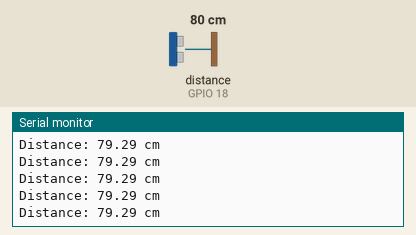
Recording of a sketch running on a simulated ESP32. On the bench: the last lines printed to the serial monitor. Wiring (inferred from the names in the program): ultrasonic range finder: trigger GPIO 5; echo GPIO 18. Inputs (shaded band) come from the test bench; at power-on: distance to the obstacle (sensor on GPIO 18) 80 cm. The echo pulse lasts 58.3 µs per cm.

Above: at 1.2 s.
1.3 s: distance to the obstacle (sensor on GPIO 18) set to 2 cm
At 1.37 s:
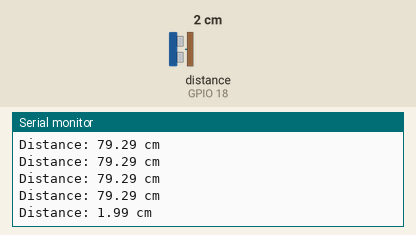
2.8 s: distance to the obstacle (sensor on GPIO 18) set to 4 cm
At 2.88 s:
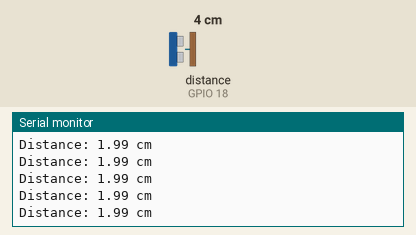
Timing chart, 0 to 5.8 s (numbered marks = the images above; inputs shaded):
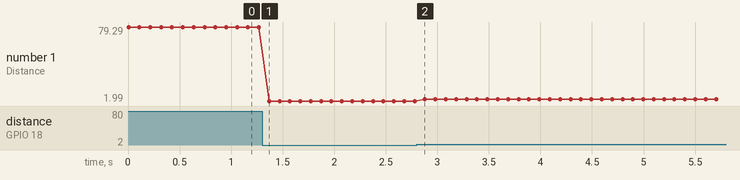

Measured:
- after the input at 1.3 s, the serial monitor: prints a new line after 0.07 s (image 1)
- plotted number 1: 79.29 → 1.99 after the input at 1.3 s, 1.99 → 3.98 after the input at 2.8 s

The sketch:

speaker.ino
```cpp
/*
  HC-SR04 Ultrasonic Sensor Unit Test (ESP32)
  Verifies the trigger pulse and measures distance in cm.
*/

/*
Connect VCC to 5V
Connect Trig to D5
Connect GND to GND
Connect Echo to D18 with 1 resistor
Connect D18 to GND with 2 resistors
*/

const int trigPin = 5;
const int echoPin = 18;

long duration;
float distanceCm;

void setup() {
  Serial.begin(9600);
  Serial.println("--- HC-SR04 Unit Test Initialized ---");
  pinMode(trigPin, OUTPUT); // Trig sends the sound wave
  pinMode(echoPin, INPUT);  // Echo receives the bounce back
}

void loop() {
  digitalWrite(trigPin, LOW);
  delayMicroseconds(2);

  digitalWrite(trigPin, HIGH);
  delayMicroseconds(10);
  digitalWrite(trigPin, LOW);

  duration = pulseIn(echoPin, HIGH);
  distanceCm = duration * 0.034 / 2;
  Serial.print("Distance: ");
  Serial.print(distanceCm);
  Serial.println(" cm");
  delay(100);
}
```
